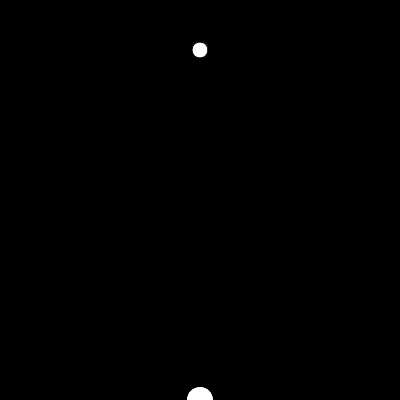
Frame 1 (no input)
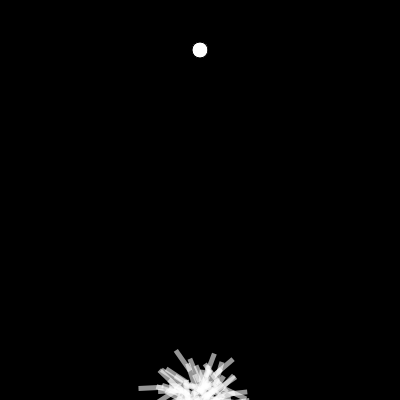
Frame 60 (no input)
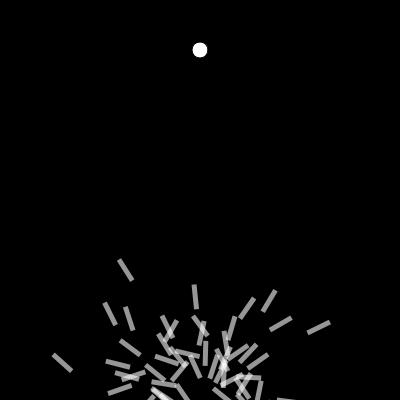
Frame 120 (the mouse pressed at the canvas centre since frame 60)

The p5.js sketch that drew these frames (run headless with seeded random() and noise() and a simulated clock; from frame 60 on, the mouse is pressed at the canvas centre):

// p5.js sketch
// ── sketch.js
var rocket;
var popi;
var lifespan = 200;
var lifeP;
var count = 0;
var target;

function setup() {
  createCanvas(400, 400);
  rocket = new Rocket()
  popi = new Population()
  lifeP = createP()
  target = createVector(width/2, 50)
}

function draw() {
  background(0);
  ellipse(target.x, target.y, 16, 16)
  popi.run()
  lifeP.html(count)
  count++
  if (count == lifespan) {
    popi.createNewPop()
    popi = new Population()
    count = 0
  }
}

function Population() {
  this.rockets = [];
  this.popsize = 100;

  for (var i = 0; i < this.popsize; i++) {
    this.rockets[i] = new Rocket()
  }

  this.run = function() {
    this.rockets.forEach((rocket) => {
      rocket.update()
      rocket.show()
    })
  }

  this.createNewPop = function() {
    var maxFit = 0;
    this.rockets.forEach((rocket) => {
      rocket.evaluate()
      if (rocket.fitness > maxFit) {
        maxFit = rocket.fitness
      }
    })
    this.rockets.forEach((rocket) => {
      rocket.fitness /= maxFit
    })
  }
  
}

function DNA() {
  this.genes = [];
  for (var i = 0; i < lifespan; i++) {
    this.genes[i] = p5.Vector.random2D();
    this.genes[i].setMag(0.1);
  }
}

function Rocket() {
  this.pos = createVector(width/2, height);
  this.vel = createVector();
  this.acc = createVector();
  this.dna = new DNA();
  this.fitness = 0;

  this.applyForce = function(force) {
    this.acc.add(force)
  }

  this.update = function() {
    this.applyForce(this.dna.genes[count])

    this.vel.add(this.acc);
    this.pos.add(this.vel);
    this.acc.mult(0);
  }

  this.show = function() {
    push()
    noStroke()
    fill(255, 150)
    translate(this.pos.x, this.pos.y)
    rotate(this.vel.heading())
    rectMode(CENTER)
    rect(0, 0, 25, 5)
    pop()
  }

  this.evaluate = function() {
    var d = dist(this.pos.x, this.pos.y, target.x, target.y)
    this.fitness = map(d, 0, width, width, 0)
  }
}
// ── style.css
html, body {
  margin: 0;
  padding: 0;
}

canvas {
  display: block;
}

.container {
  width: 500px;
  margin: 0 auto;
}

h1 {
  display: inline-block;
}

main {
  width: 500px;
  margin: 3rem auto 1rem;
}

.container > div {
  display: flex;
  flex-direction: row;
  justify-content: space-between;
  align-items: center;
}

img{
  width: 35px;
  height: 35px;
}


img:hover ~ .gradient-content {
    opacity: 1;
}
.gradient-content {
    transform: rotate(-131deg);
}

.gradient-content {
    position: absolute;
    transform: rotate(25deg) translate(15px, -15px);
    filter: blur(7px);
    opacity: 0;
    transition-duration: 350ms;
    pointer-events: none;
}
.gradient-item {
    width: 6px;
    height: 38px;
    position: absolute;
}

.gradient1{
    background-color: greenyellow;
    transform: translate(0,-50%);
}
.gradient2{
    background-color: rgb(255, 241, 47);
    transform: translate(50%,-50%);

}
.gradient3{
    background-color: rgb(255, 158, 47);
    transform: translate(100%, -50%);

}
.gradient4{
    background-color: rgb(255, 0, 0);
    transform: translate(150%, -50%);

}

small{
  font-weight: 300;
  font-size: 0.9rem;
}

.center-infos{
  font-weight: 300;
  font-size: 1rem;
  width: 500px;
  margin: 0 auto
}
